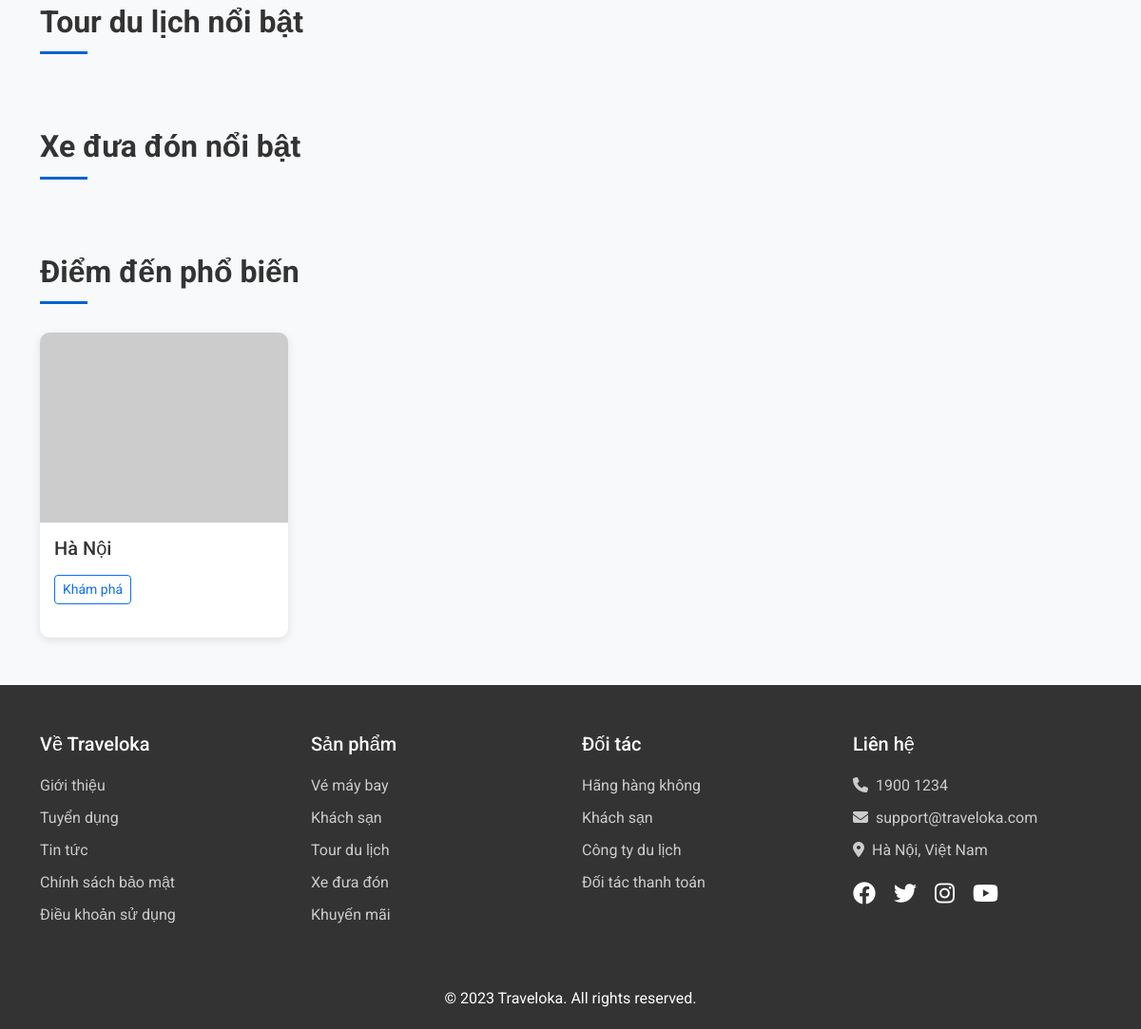
Before: / (lower part) with the older database file.
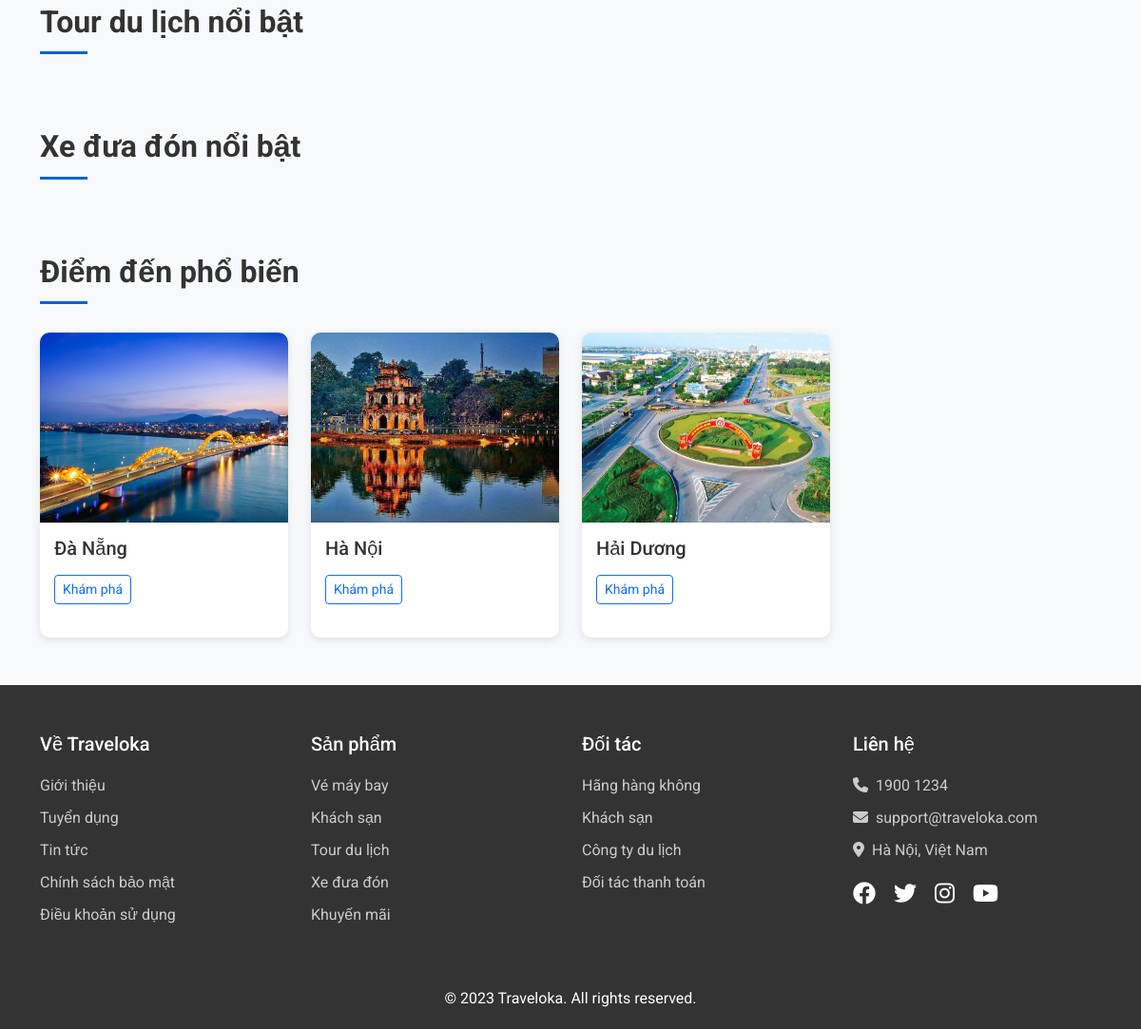
After: the same page with the newer database file.
### home/models.py (models this page shows, shortened)
class Location(models.Model):
    name = models.CharField(max_length=100)
    description = models.TextField(blank=True)
    image = models.ImageField(upload_to='locations/', blank=True, null=True)
    is_popular = models.BooleanField(default=False)

### home/views.py (the view)
# urls.py: 2. Add a URL to urlpatterns:  path('', views.home, name='home')
def home(request):
    featured_hotels = Hotel.objects.filter(is_featured=True)[:6]
    featured_flights = FlightTicket.objects.filter(is_featured=True)[:6]
    featured_tours = Tour.objects.filter(is_featured=True)[:6]
    featured_cars = CarTransfer.objects.filter(is_featured=True)[:6]
    popular_locations = Location.objects.filter(is_popular=True)[:8]
    active_promotions = Promotion.objects.filter(is_active=True, end_date__gt=timezone.now())[:4]
    categories = [
        {'name': 'Vé máy bay', 'icon': 'fas fa-plane', 'url': 'home:flight_search'},
        {'name': 'Khách sạn', 'icon': 'fas fa-hotel', 'url': 'home:hotel_search'},
        {'name': 'Tour', 'icon': 'fas fa-map-marked-alt', 'url': 'home:tour_search'},
        {'name': 'Xe đưa đón', 'icon': 'fas fa-car', 'url': 'home:car_search'}
    ]
    context = {
        'featured_hotels': featured_hotels,
        'featured_flights': featured_flights,
        'featured_tours': featured_tours,
        'featured_cars': featured_cars,
        'popular_locations': popular_locations,
        'active_promotions': active_promotions,
        'categories': categories,
    }
    return render(request, 'home/home.html', context)

### home/templates/home/home.html (shortened to what this page needs)
<!DOCTYPE html>
<html lang="en">
<head>
    <link href="https://cdn.jsdelivr.net/npm/bootstrap@5.3.0/dist/css/bootstrap.min.css" rel="stylesheet" />
    <link rel="stylesheet" href="https://cdnjs.cloudflare.com/ajax/libs/font-awesome/6.4.0/css/all.min.css" />
</head>
<body>
  <div class="container mt-5">
    <h2 class="section-title mt-5">Tour du lịch nổi bật</h2>
    <h2 class="section-title mt-5">Xe đưa đón nổi bật</h2>
    <h2 class="section-title mt-5">Điểm đến phổ biến</h2>
    <div class="row">
      {% for location in popular_locations %}
      <div class="col-md-6 col-lg-3">
        <div class="item-card">
          {% if location.image %}
          <img src="{{ location.image.url }}" class="card-img-top" alt="{{ location.name }}">
          {% else %}
          <img src="https://via.placeholder.com/400x200?text=No+Image" class="card-img-top" alt="{{ location.name }}">
          {% endif %}
          <div class="card-body">
            <h5 class="card-title">{{ location.name }}</h5>
            <a href="{% url 'home:detail' 'location' location.id %}" class="btn btn-sm btn-outline-primary">Khám phá</a>
          </div>
        </div>
      </div>
      {% endfor %}
    </div>
  </div>
  <footer>
    <div class="container">
      <div class="row">
        <div class="col-md-3 mb-4">
          <h5>Về Traveloka</h5>
          <ul>
            <li><a href="#">Giới thiệu</a></li>
            <li><a href="#">Tuyển dụng</a></li>
            <li><a href="#">Tin tức</a></li>
            <li><a href="#">Chính sách bảo mật</a></li>
            <li><a href="#">Điều khoản sử dụng</a></li>
          </ul>
        </div>
        <div class="col-md-3 mb-4">
          <h5>Sản phẩm</h5>
          <ul>
            <li><a href="{% url 'home:flight_search' %}">Vé máy bay</a></li>
            <li><a href="{% url 'home:hotel_search' %}">Khách sạn</a></li>
            <li><a href="{% url 'home:tour_search' %}">Tour du lịch</a></li>
            <li><a href="{% url 'home:car_search' %}">Xe đưa đón</a></li>
            <li><a href="{% url 'home:promotions' %}">Khuyến mãi</a></li>
          </ul>
        </div>
        <div class="col-md-3 mb-4">
          <h5>Đối tác</h5>
          <ul>
            <li><a href="#">Hãng hàng không</a></li>
            <li><a href="#">Khách sạn</a></li>
            <li><a href="#">Công ty du lịch</a></li>
            <li><a href="#">Đối tác thanh toán</a></li>
          </ul>
        </div>
        <div class="col-md-3 mb-4">
          <h5>Liên hệ</h5>
          <ul>
            <li><a href="#"><i class="fas fa-phone me-2"></i>1900 1234</a></li>
            <li><a href="#"><i class="fas fa-envelope me-2"></i>support@traveloka.com</a></li>
            <li><a href="#"><i class="fas fa-map-marker-alt me-2"></i>Hà Nội, Việt Nam</a></li>
          </ul>
          <div class="social-icons mt-3">
            <a href="#"><i class="fab fa-facebook"></i></a>
            <a href="#"><i class="fab fa-twitter"></i></a>
            <a href="#"><i class="fab fa-instagram"></i></a>
            <a href="#"><i class="fab fa-youtube"></i></a>
          </div>
        </div>
      </div>
      <div class="row mt-4">
        <div class="col-12 text-center">
          <p class="mb-0">&copy; 2023 Traveloka. All rights reserved.</p>
        </div>
      </div>
    </div>
  </footer>
</body>
</html>

Changed rows visible on the page:
now on this page (row edited): Location: image (picture), name "Đà Nẵng"
changed Location "Hà Nội": image: picture added
added Location: image (picture), name "Hải Dương"
